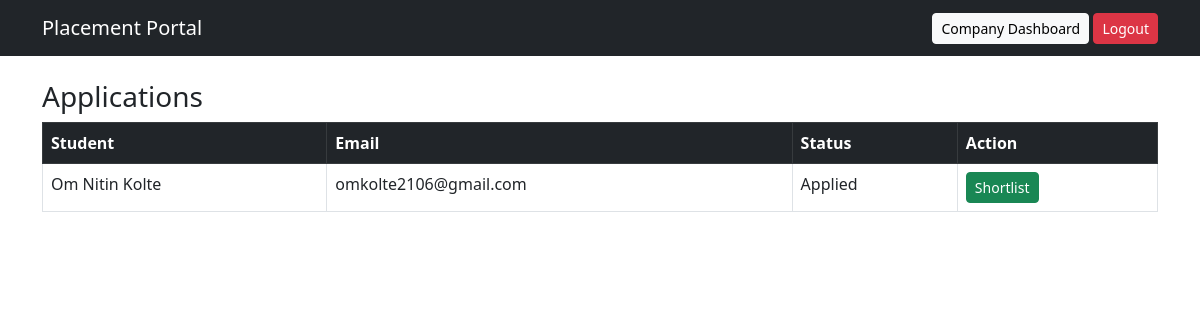
Screenshot of /company_applications/2 (signed in) with the database file from the repository.
### models.py (models this page shows, shortened)
class Application(db.Model):
    id = db.Column(db.Integer, primary_key=True)
    student_id = db.Column(db.Integer, db.ForeignKey("user.id"))
    drive_id = db.Column(db.Integer, db.ForeignKey("drive.id"))
    status = db.Column(db.String(50), default="Applied")
    student = db.relationship('User', backref='applications')
    drive = db.relationship('Drive', backref='applications')

class User(UserMixin, db.Model):
    id = db.Column(db.Integer, primary_key=True)
    full_name = db.Column(db.String(120), nullable=False)
    email = db.Column(db.String(120), unique=True, nullable=False)
    password = db.Column(db.String(200), nullable=False)
    role = db.Column(db.String(20))
    department = db.Column(db.String(100))
    cgpa = db.Column(db.Float)
    contact = db.Column(db.String(20))

### app.py (the view)
@app.route("/company_applications/<int:drive_id>")
@login_required
def company_applications(drive_id):
    if not isinstance(current_user, Company):
        return redirect(url_for("dashboard"))
    applications = Application.query.filter_by(
        drive_id=drive_id
    ).all()
    return render_template(
        "company_applications.html",
        applications=applications
    )

### app.py (called while the page is built)
@login_manager.user_loader
def load_user(user_id):
    if user_id.startswith("user_"):
        return db.session.get(User, int(user_id.split("_")[1]))
    if user_id.startswith("company_"):
        return db.session.get(Company, int(user_id.split("_")[1]))
    return None

### templates/company_applications.html
{% extends "layout.html" %}
{% block content %}
<h3>Applications</h3>
<table class="table table-bordered">
<thead class="table-dark">
<tr>
<th>Student</th>
<th>Email</th>
<th>Status</th>
<th>Action</th>
</tr>
</thead>
<tbody>
{% for app in applications %}
<tr>
<td>{{ app.student.full_name }}</td>
<td>{{ app.student.email }}</td>
<td>{{ app.status }}</td>
<td>
<a href="/shortlist/{{ app.id }}"
class="btn btn-success btn-sm">
Shortlist
</a>
</td>
</tr>
{% endfor %}
</tbody>
</table>
{% endblock %}

### rows the page displays
Application: student.full_name "Om Nitin Kolte", student.email "omkolte2106@gmail.com", status "Applied"
